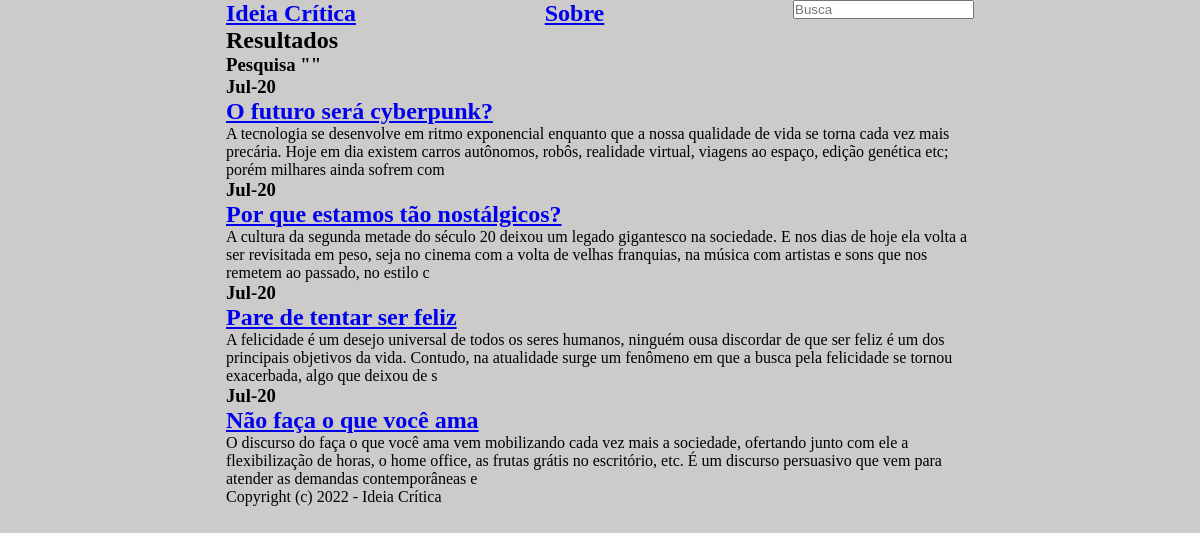
The app's page /search/ with its own data.
### blog_back/models.py (models this page shows, shortened)
class Post(models.Model):
    ACTIVE = 'active'
    DRAFT = 'draft'
    CHOICES_STATUS =  (
        (ACTIVE, 'Active'),
        (DRAFT, 'Draft')
    )
    category = models.ForeignKey(Category, related_name='posts', on_delete=models.CASCADE)
    title = models.CharField(max_length=255)
    slug = models.SlugField()
    intro = models.TextField(max_length=255)
    body = models.TextField()
    created_at = models.DateTimeField(auto_now_add=True)
    status = models.CharField(max_length=10, choices=CHOICES_STATUS, default=ACTIVE)
    image = models.ImageField(upload_to='uploads/', blank=True, null=True)
    class Meta:
        ordering = ('-created_at',)

### blog_back/views.py (the view)
# urls.py: path('search/', views.search, name='search'),
def search(request):
    query = request.GET.get('query', '')
    posts = Post.objects.filter(status=Post.ACTIVE).filter(Q(title__icontains=query) | Q(intro__icontains=query) | Q(body__icontains=query))
    return render(request, 'blog/search.html', {'posts': posts, 'query': query})

### blog_back/templates/blog/search.html (shortened to what this page needs)
{% extends 'core/base.html' %}
{% block content %}
    <div>
        <div>
            <h1>Resultados</h1>
            <h3>Pesquisa "{{ query }}"</h3>
        </div>
        {% for post in posts %}
            <h3>{{ post.created_at|date:'M-d' }}</h3>
            <a href="{% url 'post_detail' post.category.slug post.slug %}">
                <h1>{{ post.title}}</h1>
            </a>
            <p>{{ post.intro }}</p>
            {% empty %}
                <div>
                    <p>Não existem resultados para esta pesquisa</p>
                </div>
        {% endfor%}
    </div>
{% endblock %}

### core/templates/core/base.html (shortened to what this page needs)
<!DOCTYPE html>
<html lang="en">
  <head>
    {% load static %}
    <link rel="stylesheet" href="{% static 'style.css'%}" />
  </head>
  <body>
    <div class="container">
      <nav>
        <a href="/">
          <h1>Ideia Crítica</h1>
        </a>
        <a href="{% url 'about' %}">
          <h2>Sobre</h2>
        </a>
        <div>
          <form method="get" action="{% url 'search'%}">
            <input type="text" placeholder="Busca" name="query">
          </form>
        </div>
      </nav>
      <section>{% block content %} {% endblock %}</section>
      <footer>
        <div>
          <p>Copyright (c) 2022 - Ideia Crítica</p>
        </div>
      </footer>
    </div>
  </body>
</html>

### core/static/style.css (style rules this page uses)
* { box-sizing: border-box; margin: 0; padding: 0; }
body { background-color: rgb(205, 202, 202); }
.container { max-width: 768px; margin: auto; overflow: auto; padding: 0 10px; }
nav { display: flex; justify-content: space-between; }

### records on screen
Post: created_at "Jul-20", title "O futuro será cyberpunk?", intro "A tecnologia se desenvolve em ritmo exponencial enquanto que a nossa qualidade de vida se torna cada vez mais precária. Hoje em dia existem carros autônomos, robôs, realidade virtual, viagens ao espaço, edição genética etc; porém milhares ainda sofrem com"
Post: created_at "Jul-20", title "Por que estamos tão nostálgicos?", intro "A cultura da segunda metade do século 20 deixou um legado gigantesco na sociedade. E nos dias de hoje ela volta a ser revisitada em peso, seja no cinema com a volta de velhas franquias, na música com artistas e sons que nos remetem ao passado, no estilo c"
Post: created_at "Jul-20", title "Pare de tentar ser feliz", intro "A felicidade é um desejo universal de todos os seres humanos, ninguém ousa discordar de que ser feliz é um dos principais objetivos da vida. Contudo, na atualidade surge um fenômeno em que a busca pela felicidade se tornou exacerbada, algo que deixou de s"
Post: created_at "Jul-20", title "Não faça o que você ama", intro "O discurso do faça o que você ama vem mobilizando cada vez mais a sociedade, ofertando junto com ele a flexibilização de horas, o home office, as frutas grátis no escritório, etc. É um discurso persuasivo que vem para atender as demandas contemporâneas e"
